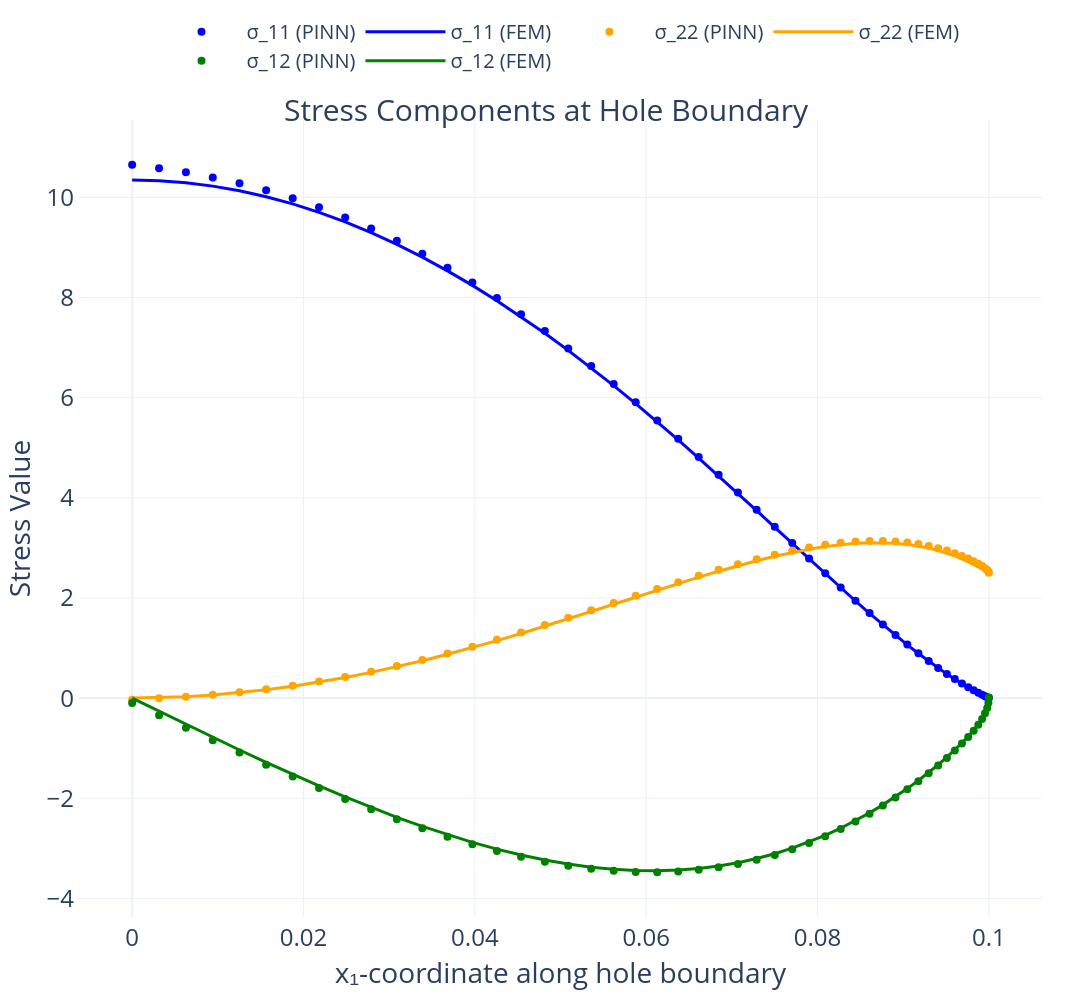

The notebook cell this image was saved under:
### Code cell
def reference_data(csv_path):
    data = np.loadtxt(csv_path, delimiter=',', skiprows=1)
    points = data[:, 0:2]        # Columns 0 and 1 (x, y)
    stresses = data[:, 2:5]      # Columns 2, 3, and 4 (stress components) sigma_x, sigma_y, sigma_xy
    strains = data[:, 5:8]       # Columns 5, 6, and 7 (strain components) epsilon_x, epsilon_y, epsilon_xy
    displacements = data[:, 8:10] # Columns 8 and 9 (deformation components) u_x, u_y
    first_piola = data[:, 10:13] # Columns 10, 11, and 12 (first Piola-Kirchhoff stress components) P_x, P_y, P_xy
    second_piola = data[:, 13:16] # Columns 13, 14, and 15 (second Piola-Kirchhoff stress components) S_x, S_y, S_xy

    return (
        points,        
        stresses,       
        strains,        
        displacements,   
        first_piola,    
        second_piola   
    )

ref_points, ref_stresses, ref_strains, ref_displacements, ref_piola1, ref_piola2 = reference_data(file_path)

tol = 0.05 #tolerance

def extract_ellipse_boundary_data(file_path, tol):
    data = np.loadtxt(file_path, delimiter=',', skiprows=1)

    points = data[:, 0:2]  # x, y columns
    x, y = points[:, 0], points[:, 1]

    # Ellipse equation
    mask = np.abs((x**2/Rx**2) + (y**2/Ry**2) - 1) < tol

    return (
        points[mask],     # x and y as numpy array
        data[mask, 2:5]  # stress components sigma_x, sigma_y, sigma_xy as numpy array
    )

# Plotting the extracted points
points, stresspoints = extract_ellipse_boundary_data(file_path, tol=0.05)
plt.figure(figsize=(4, 3))
plt.scatter(points[:, 0], points[:, 1], s=20, color='blue', alpha=0.7, label='Extracted Points from reference csv file')
plt.gca().set_aspect('equal')
plt.xlabel('x')
plt.ylabel('y')
plt.title(f'Points on Ellipse (Rx₁={Rx:.1f}, Ry={Ry:.1f})')
plt.legend()
plt.grid(True)
plt.show()

# Compute Cauchy stress at given points
def compute_sigma(points):
    points_tensor = torch.tensor(points, dtype=DTYPE, device=device)
    points_tensor.requires_grad_(True)
    
    # Get displacement predictions
    displacement = model.net(points_tensor)
    
    # Compute Cauchy stress
    sigma_xx, sigma_xy, sigma_yx, sigma_yy = sigma(points_tensor, displacement)
    
    # Squeeze to remove extra dimension
    return (
        sigma_xx.detach().cpu().squeeze().numpy(),
        sigma_yy.detach().cpu().squeeze().numpy(),
        sigma_xy.detach().cpu().squeeze().numpy()
    )

sigma_xx, sigma_yy, sigma_xy = compute_sigma(points)

# Extract reference data for hole boundary
points_hole, hole_stress_ref = extract_ellipse_boundary_data(file_path, tol=0.05)

# Convert to numpy (safety check)
if isinstance(points_hole, torch.Tensor):
    points_hole = points_hole.detach().cpu().numpy()
if isinstance(hole_stress_ref, torch.Tensor):
    hole_stress_ref = hole_stress_ref.detach().cpu().numpy()

# Sort by x-coordinate
sort_idx = np.argsort(points_hole[:, 0])
points_hole_sorted = points_hole[sort_idx]
hole_stress_sorted = hole_stress_ref[sort_idx]

# --- Plotting ---
fig = go.Figure()

# Consistent styles
line_width = 3
marker_size = 8

# σ_xx
fig.add_trace(
    go.Scatter(
        x=points_hole[:, 0],
        y=sigma_xx,
        marker=dict(color="blue", size=marker_size),
        mode="markers",
        name="σ_11 (PINN)",
    )
)
fig.add_trace(
    go.Scatter(
        x=points_hole_sorted[:, 0],
        y=hole_stress_sorted[:, 0],
        line=dict(color="blue", width=line_width),
        mode="lines",
        name="σ_11 (FEM)",
    )
)

# σ_yy
fig.add_trace(
    go.Scatter(
        x=points_hole[:, 0],
        y=sigma_yy,
        marker=dict(color="orange", size=marker_size),
        mode="markers",
        name="σ_22 (PINN)",
    )
)
fig.add_trace(
    go.Scatter(
        x=points_hole_sorted[:, 0],
        y=hole_stress_sorted[:, 1],
        line=dict(color="orange", width=line_width),
        mode="lines",
        name="σ_22 (FEM)",
    )
)

# σ_xy
fig.add_trace(
    go.Scatter(
        x=points_hole[:, 0],
        y=sigma_xy,
        marker=dict(color="green", size=marker_size),
        mode="markers",
        name="σ_12 (PINN)",
    )
)
fig.add_trace(
    go.Scatter(
        x=points_hole_sorted[:, 0],
        y=hole_stress_sorted[:, 2],
        line=dict(color="green", width=line_width),
        mode="lines",
        name="σ_12 (FEM)",
    )
)

# Layout (matching your reference)
fig.update_layout(
    template="plotly_white",
    width=1600,
    height=1000,
    title={
        'text': "Stress Components at Hole Boundary",
        'y':0.9,
        'x':0.5,
        'xanchor': 'center',
        'yanchor': 'top',
        'font': dict(size=30)
    },
    xaxis=dict(
        title=dict(
            text="x₁-coordinate along hole boundary",
            font=dict(size=28)
        ),
        tickfont=dict(size=24)
    ),
    yaxis=dict(
        title=dict(
            text="Stress Value",
            font=dict(size=28)
        ),
        tickfont=dict(size=24)
    ),
    legend=dict(
        orientation="h",
        yanchor="bottom",
        y=1.05,
        xanchor="center",
        x=0.5,
        itemwidth=80,
        font=dict(size=20)
    ),
    margin=dict(
        l=50,
        r=50,
        b=50,
        t=100,
        pad=4
    ),
    hovermode="x unified"
)

fig.show()

### Figure 1 — Plotly figure (JSON) as saved in the notebook; plotly's stock layout.template omitted (floating-point values rounded to 4 significant figures)
{"data": [{"marker": {"color": "blue", "size": 8}, "mode": "markers", "name": "σ_11 (PINN)", "type": "scatter", "x": [0.0, 0.003141, 0.006278, 0.1, 0.09995, 0.009409, 0.0998, 0.01253, 0.09956, 0.01564, 0.09921, 0.01874, 0.09877, 0.02181, 0.09823, 0.02487, 0.09759, 0.0279, 0.09686, 0.0309, 0.09603, 0.03387, 0.09511, 0.03681, 0.09409, 0.03971, 0.09298, 0.04258, 0.09178, 0.0454, 0.09048, 0.04818, 0.0891, 0.0509, 0.08763, 0.05358, 0.08607, 0.05621, 0.08443, 0.05878, 0.08271, 0.06129, 0.0809, 0.06374, 0.07902, 0.06613, 0.07705, 0.06845, 0.07501, 0.07071, 0.0729], "y": [10.65, 10.58, 10.5, 0.00511, 0.004346, 10.4, 0.0148, 10.28, 0.03564, 10.14, 0.06628, 9.984, 0.1066, 9.803, 0.1571, 9.602, 0.2187, 9.379, 0.2927, 9.137, 0.3807, 8.875, 0.4839, 8.596, 0.6037, 8.3, 0.7408, 7.99, 0.8958, 7.666, 1.069, 7.33, 1.261, 6.985, 1.471, 6.631, 1.699, 6.272, 1.946, 5.909, 2.21, 5.545, 2.492, 5.18, 2.789, 4.818, 3.1, 4.459, 3.425, 4.106, 3.761]}, {"line": {"color": "blue", "width": 3}, "mode": "lines", "name": "σ_11 (FEM)", "type": "scatter", "x": [0.0, 0.003141, 0.006278, 0.009409, 0.01253, 0.01564, 0.01874, 0.02181, 0.02487, 0.0279, 0.0309, 0.03387, 0.03681, 0.03971, 0.04258, 0.0454, 0.04818, 0.0509, 0.05358, 0.05621, 0.05878, 0.06129, 0.06374, 0.06613, 0.06845, 0.07071, 0.0729, 0.07501, 0.07705, 0.07902, 0.0809, 0.08271, 0.08443, 0.08607, 0.08763, 0.0891, 0.09048, 0.09178, 0.09298, 0.09409, 0.09511, 0.09603, 0.09686, 0.09759, 0.09823, 0.09877, 0.09921, 0.09956, 0.0998, 0.09995, 0.1], "y": [10.35, 10.33, 10.29, 10.23, 10.13, 10.01, 9.872, 9.702, 9.511, 9.297, 9.062, 8.807, 8.533, 8.243, 7.937, 7.618, 7.287, 6.945, 6.596, 6.24, 5.88, 5.518, 5.156, 4.795, 4.438, 4.088, 3.744, 3.411, 3.088, 2.779, 2.483, 2.203, 1.939, 1.693, 1.464, 1.254, 1.063, 0.8903, 0.7358, 0.5991, 0.4794, 0.3758, 0.2873, 0.2129, 0.1514, 0.1018, 0.06279, 0.03358, 0.01332, 0.001539, -0.002391]}, {"marker": {"color": "orange", "size": 8}, "mode": "markers", "name": "σ_22 (PINN)", "type": "scatter", "x": [0.0, 0.003141, 0.006278, 0.1, 0.09995, 0.009409, 0.0998, 0.01253, 0.09956, 0.01564, 0.09921, 0.01874, 0.09877, 0.02181, 0.09823, 0.02487, 0.09759, 0.0279, 0.09686, 0.0309, 0.09603, 0.03387, 0.09511, 0.03681, 0.09409, 0.03971, 0.09298, 0.04258, 0.09178, 0.0454, 0.09048, 0.04818, 0.0891, 0.0509, 0.08763, 0.05358, 0.08607, 0.05621, 0.08443, 0.05878, 0.08271, 0.06129, 0.0809, 0.06374, 0.07902, 0.06613, 0.07705, 0.06845, 0.07501, 0.07071, 0.0729], "y": [-0.03114, -0.005134, 0.0269, 2.503, 2.529, 0.06677, 2.559, 0.1161, 2.595, 0.1761, 2.637, 0.2473, 2.683, 0.3299, 2.733, 0.4235, 2.786, 0.5275, 2.84, 0.641, 2.894, 0.7629, 2.947, 0.8921, 2.996, 1.027, 3.04, 1.168, 3.078, 1.312, 3.108, 1.458, 3.13, 1.606, 3.14, 1.754, 3.14, 1.9, 3.127, 2.043, 3.101, 2.182, 3.061, 2.315, 3.009, 2.443, 2.943, 2.562, 2.865, 2.673, 2.774]}, {"line": {"color": "orange", "width": 3}, "mode": "lines", "name": "σ_22 (FEM)", "type": "scatter", "x": [0.0, 0.003141, 0.006278, 0.009409, 0.01253, 0.01564, 0.01874, 0.02181, 0.02487, 0.0279, 0.0309, 0.03387, 0.03681, 0.03971, 0.04258, 0.0454, 0.04818, 0.0509, 0.05358, 0.05621, 0.05878, 0.06129, 0.06374, 0.06613, 0.06845, 0.07071, 0.0729, 0.07501, 0.07705, 0.07902, 0.0809, 0.08271, 0.08443, 0.08607, 0.08763, 0.0891, 0.09048, 0.09178, 0.09298, 0.09409, 0.09511, 0.09603, 0.09686, 0.09759, 0.09823, 0.09877, 0.09921, 0.09956, 0.0998, 0.09995, 0.1], "y": [0.001477, 0.008312, 0.02833, 0.06146, 0.1072, 0.1656, 0.2363, 0.3184, 0.4115, 0.5146, 0.6268, 0.7473, 0.8751, 1.009, 1.148, 1.291, 1.436, 1.583, 1.729, 1.875, 2.017, 2.156, 2.289, 2.415, 2.534, 2.644, 2.744, 2.833, 2.91, 2.974, 3.026, 3.065, 3.091, 3.104, 3.104, 3.093, 3.07, 3.038, 2.997, 2.949, 2.896, 2.84, 2.782, 2.725, 2.671, 2.621, 2.578, 2.543, 2.517, 2.501, 2.494]}, {"marker": {"color": "green", "size": 8}, "mode": "markers", "name": "σ_12 (PINN)", "type": "scatter", "x": [0.0, 0.003141, 0.006278, 0.1, 0.09995, 0.009409, 0.0998, 0.01253, 0.09956, 0.01564, 0.09921, 0.01874, 0.09877, 0.02181, 0.09823, 0.02487, 0.09759, 0.0279, 0.09686, 0.0309, 0.09603, 0.03387, 0.09511, 0.03681, 0.09409, 0.03971, 0.09298, 0.04258, 0.09178, 0.0454, 0.09048, 0.04818, 0.0891, 0.0509, 0.08763, 0.05358, 0.08607, 0.05621, 0.08443, 0.05878, 0.08271, 0.06129, 0.0809, 0.06374, 0.07902, 0.06613, 0.07705, 0.06845, 0.07501, 0.07071, 0.0729], "y": [-0.09639, -0.3436, -0.5922, 0.01116, -0.09248, -0.8404, -0.1974, -1.087, -0.3045, -1.329, -0.4149, -1.565, -0.5297, -1.794, -0.6498, -2.013, -0.7761, -2.222, -0.909, -2.418, -1.048, -2.6, -1.194, -2.767, -1.345, -2.918, -1.501, -3.052, -1.66, -3.169, -1.822, -3.267, -1.985, -3.347, -2.147, -3.408, -2.307, -3.45, -2.464, -3.472, -2.616, -3.476, -2.76, -3.461, -2.895, -3.429, -3.02, -3.379, -3.131, -3.312, -3.229]}, {"line": {"color": "green", "width": 3}, "mode": "lines", "name": "σ_12 (FEM)", "type": "scatter", "x": [0.0, 0.003141, 0.006278, 0.009409, 0.01253, 0.01564, 0.01874, 0.02181, 0.02487, 0.0279, 0.0309, 0.03387, 0.03681, 0.03971, 0.04258, 0.0454, 0.04818, 0.0509, 0.05358, 0.05621, 0.05878, 0.06129, 0.06374, 0.06613, 0.06845, 0.07071, 0.0729, 0.07501, 0.07705, 0.07902, 0.0809, 0.08271, 0.08443, 0.08607, 0.08763, 0.0891, 0.09048, 0.09178, 0.09298, 0.09409, 0.09511, 0.09603, 0.09686, 0.09759, 0.09823, 0.09877, 0.09921, 0.09956, 0.0998, 0.09995, 0.1], "y": [-9.097e-05, -0.2629, -0.5243, -0.7825, -1.036, -1.284, -1.523, -1.754, -1.974, -2.184, -2.38, -2.563, -2.73, -2.882, -3.017, -3.134, -3.234, -3.314, -3.376, -3.419, -3.443, -3.448, -3.434, -3.402, -3.353, -3.287, -3.205, -3.108, -2.997, -2.875, -2.741, -2.598, -2.448, -2.292, -2.132, -1.97, -1.807, -1.645, -1.486, -1.331, -1.18, -1.035, -0.8965, -0.7648, -0.6399, -0.5216, -0.4093, -0.3021, -0.1989, -0.09855, 0.0004223]}], "layout": {"height": 1000, "hovermode": "x unified", "legend": {"font": {"size": 20}, "itemwidth": 80, "orientation": "h", "x": 0.5, "xanchor": "center", "y": 1.05, "yanchor": "bottom"}, "margin": {"b": 50, "l": 50, "pad": 4, "r": 50, "t": 100}, "title": {"font": {"size": 30}, "text": "Stress Components at Hole Boundary", "x": 0.5, "xanchor": "center", "y": 0.9, "yanchor": "top"}, "width": 1600, "xaxis": {"tickfont": {"size": 24}, "title": {"font": {"size": 28}, "text": "x₁-coordinate along hole boundary"}}, "yaxis": {"tickfont": {"size": 24}, "title": {"font": {"size": 28}, "text": "Stress Value"}}}}
